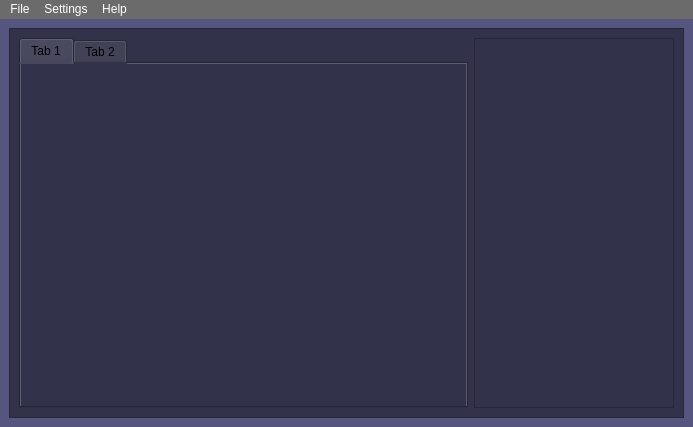
<?xml version="1.0" encoding="UTF-8"?>
<ui version="4.0">
 <class>MainWindow</class>
 <widget class="QMainWindow" name="MainWindow">
  <property name="geometry">
   <rect>
    <x>0</x>
    <y>0</y>
    <width>693</width>
    <height>427</height>
   </rect>
  </property>
  <property name="windowTitle">
   <string>MainWindow</string>
  </property>
  <property name="styleSheet">
   <string notr="true">background-color: rgb(85, 85, 127);</string>
  </property>
  <widget class="QWidget" name="centralwidget">
   <layout class="QHBoxLayout" name="horizontalLayout">
    <item>
     <widget class="QFrame" name="frame">
      <property name="styleSheet">
       <string notr="true">background-color: rgb(50, 50, 74);</string>
      </property>
      <property name="frameShape">
       <enum>QFrame::StyledPanel</enum>
      </property>
      <property name="frameShadow">
       <enum>QFrame::Raised</enum>
      </property>
      <layout class="QHBoxLayout" name="horizontalLayout_2">
       <item>
        <widget class="QTabWidget" name="tabWidget">
         <widget class="QWidget" name="tab">
          <attribute name="title">
           <string>Tab 1</string>
          </attribute>
         </widget>
         <widget class="QWidget" name="tab_2">
          <attribute name="title">
           <string>Tab 2</string>
          </attribute>
         </widget>
        </widget>
       </item>
       <item>
        <widget class="QFrame" name="frame_2">
         <property name="minimumSize">
          <size>
           <width>200</width>
           <height>0</height>
          </size>
         </property>
         <property name="frameShape">
          <enum>QFrame::StyledPanel</enum>
         </property>
         <property name="frameShadow">
          <enum>QFrame::Raised</enum>
         </property>
         <layout class="QVBoxLayout" name="verticalLayout"/>
        </widget>
       </item>
      </layout>
     </widget>
    </item>
   </layout>
  </widget>
  <widget class="QMenuBar" name="menubar">
   <property name="geometry">
    <rect>
     <x>0</x>
     <y>0</y>
     <width>693</width>
     <height>21</height>
    </rect>
   </property>
   <property name="styleSheet">
    <string notr="true">background-color: rgb(107, 107, 107);
color: rgb(255, 255, 255);</string>
   </property>
   <widget class="QMenu" name="menuFile">
    <property name="title">
     <string>File</string>
    </property>
   </widget>
   <widget class="QMenu" name="menuSettings">
    <property name="title">
     <string>Settings</string>
    </property>
   </widget>
   <widget class="QMenu" name="menuHelp">
    <property name="title">
     <string>Help</string>
    </property>
   </widget>
   <addaction name="menuFile"/>
   <addaction name="menuSettings"/>
   <addaction name="menuHelp"/>
  </widget>
 </widget>
 <resources/>
 <connections/>
</ui>
